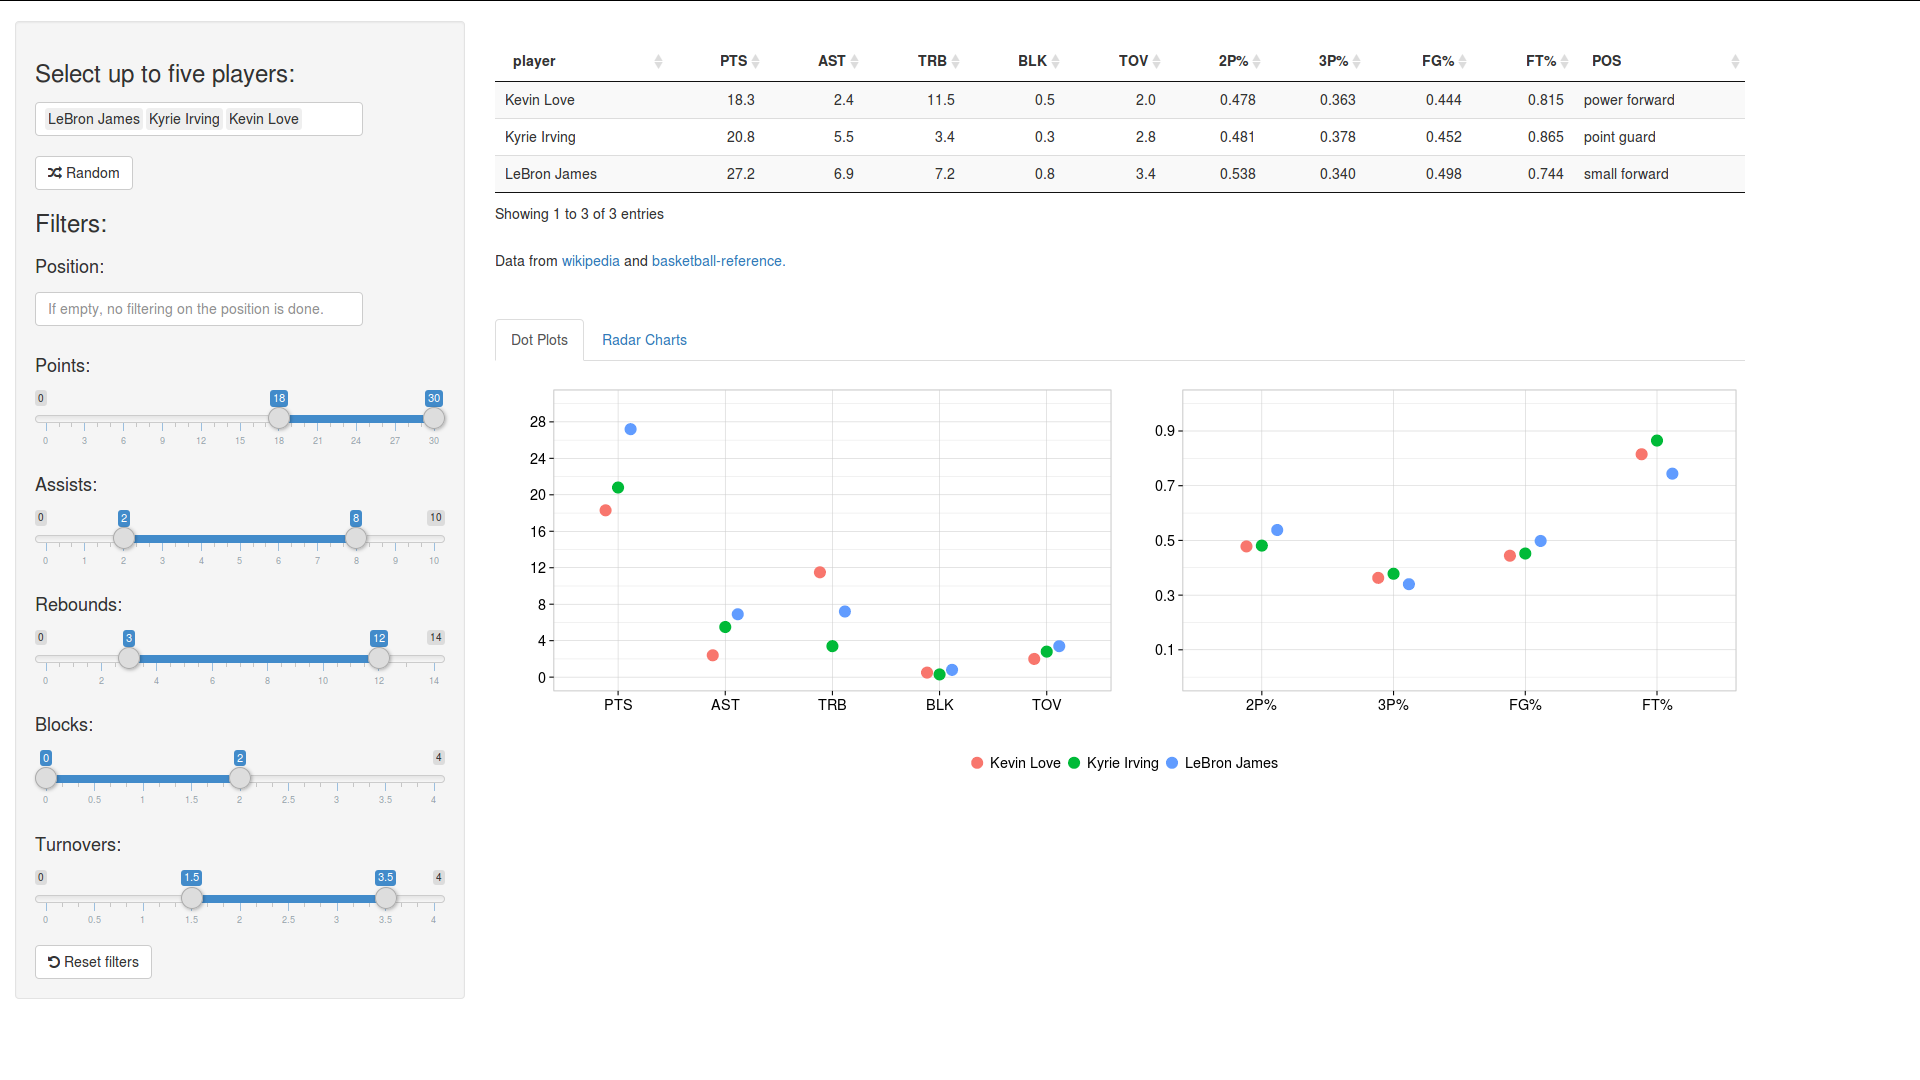

R code for this plot:
library("dplyr")
library("ggplot2")
library("gridExtra")
library("radarchart")
library("shiny")

# ----------

## Helpers.

# ggplot2 theme.
theme_simple <- function(base_size = 18, text_size = 20) {
  bg_color <- "#FFFFFF"
  bg_rect <- element_rect(fill = bg_color, color = bg_color)
  
  theme_bw(base_size = base_size) +
    theme(axis.title = element_text(size = text_size),
          plot.background = bg_rect,
          panel.background = bg_rect,
          panel.border = element_rect(fill = NA, color = "grey80"),
          legend.background = bg_rect,
          panel.grid.major = element_line(color = "grey80", size = 0.25),
          panel.grid.minor = element_line(color = "grey90", size = 0.25),
          legend.key.width = unit(1.5, "line"),
          legend.key = element_blank())
}

# Colors used by ggplot2.
ggplot_colors <- function(n) {
  hues = seq(15, 375, length = n + 1)
  hcl(h = hues, l = 65, c = 100)[1:n]
}

# ----------

## Load the dataset.
df <- read.csv("main_stats.csv",
               header = TRUE, stringsAsFactors = FALSE, sep = ",", 
               strip.white = TRUE, colClasses = c("position_5" = "factor"), 
               fileEncoding = "UTF-8")

# ----------

ui <- fluidPage(
  
  fluidRow(
    
    br(),
    
    column(3,
           
           wellPanel(
             
             shinyjs::useShinyjs(),  # Set up shinyjs.
             
             id = "well-panel",  # Give an id to the panel.
             
             selectizeInput("select_player",
                            label = h3("Select up to five players:"),
                            choices = df$player,
                            multiple = TRUE,
                            width = "80%",
                            options = list(maxItems = 5)),
             
             actionButton("random", "Random", 
                          icon = icon("random")),
             
             h3("Filters:"),
             
             selectizeInput("filter_position",
                            label = h4("Position:"),
                            choices = c("point guard", "shooting guard",
                                        "small forward", "power forward",
                                        "center"),
                            multiple = TRUE,
                            width = "80%",
                            options = list(placeholder = "If empty, no filtering on the position is done.")),
             
             sliderInput("filter_points",
                         label = h4("Points:"),
                         min = 0,
                         max = 30,
                         value = c(0, 30)),
             
             sliderInput("filter_assists",
                         label = h4("Assists:"),
                         min = 0,
                         max = 10,
                         value = c(0, 12)),
             
             sliderInput("filter_rebounds",
                         label = h4("Rebounds:"),
                         min = 0,
                         max = 14,
                         value = c(0, 14)),
             
             sliderInput("filter_blocks",
                         label = h4("Blocks:"),
                         min = 0,
                         max = 4,
                         step = 0.5,
                         value = c(0, 4)),
             
             sliderInput("filter_turnovers",
                         label = h4("Turnovers:"),
                         min = 0,
                         max = 4,
                         step = 0.5,
                         value = c(0, 4)),
             
             actionButton("reset_filters", "Reset filters",
                          icon = icon("undo"))
             )),
    
    column(8,
           
           br(),
           
           conditionalPanel(
             condition = "input.select_player",
             tagList(
               
               DT::dataTableOutput("table_stats"),
               
               br(),
               
               h5("Data from", 
                  a("wikipedia", href = "https://www.wikipedia.org/"), "and",
                  a("basketball-reference.", 
                    href = "http://www.basketball-reference.com/")),
               
               br(),
               
               br(),
               
               tabsetPanel(
                 
                 tabPanel("Dot Plots", 
                          
                          tagList(
                            
                            br(),
                            
                            plotOutput("dotplot")
                          )),
                 
                 tabPanel("Radar Charts", 
                          
                          tagList(
                            
                            br(),
                            
                            column(6, chartJSRadarOutput("radar_1")),
                            
                            column(6, chartJSRadarOutput("radar_2"))
                            )
                          )
                 )
               )
             )
           )
    )
  )

# ----------

server <- function(input, output, session) {
  
  observe({
    if (is.null(input$filter_position)) {
      pos <- levels(df$position_5)
    } else {
      pos <- input$filter_position
    }
    
    min_pts <- input$filter_points[1]
    max_pts <- input$filter_points[2]
    
    min_ast <- input$filter_assists[1]
    max_ast <- input$filter_assists[2]
    
    min_trb <- input$filter_rebounds[1]
    max_trb <- input$filter_rebounds[2]
    
    min_blk <- input$filter_blocks[1]
    max_blk <- input$filter_blocks[2]
    
    min_tov <- input$filter_turnovers[1]
    max_tov <- input$filter_turnovers[2]
    
    updateSelectizeInput(session, "select_player",
                         choices = df[(df$position_5 %in% pos) &
                                        (df$PTS >= min_pts &
                                           df$PTS <= max_pts) &
                                        (df$AST >= min_ast &
                                           df$AST <= max_ast) &
                                        (df$TRB >= min_trb &
                                           df$TRB <= max_trb) &
                                        (df$BLK >= min_blk &
                                           df$BLK <= max_blk) &
                                        (df$TOV >= min_tov &
                                           df$TOV <= max_tov),
                                      "player"])
  })
  
  observeEvent(input$random, {
    updateSelectizeInput(session, "select_player",
                         selected = sample(df$player, sample(1:5, 1)))
  })
  
  observeEvent(input$reset_filters, {
    shinyjs::reset("well-panel")
  })
  
  output$table_stats <- DT::renderDataTable({
    if (is.null(input$select_player)) {
      return(NULL)
    } else {
      DT::datatable(df[df$player %in% input$select_player, ],
                    options = list(paging = FALSE, searching = FALSE),
                    rownames = FALSE, colnames = c("POS" = "position_5",
                                                   "2P%" = "X2P_p",
                                                   "3P%" = "X3P_p",
                                                   "FG%" = "FG_p",
                                                   "FT%" = "FT_p"))
    }
  })
  
  output$dotplot <- renderPlot({
    if (is.null(input$select_player)) {
      return(NULL)
    } else {
      data_to_plot <- df %>%
        filter(player %in% input$select_player) %>%
        select(-position_5) %>%
        reshape2::melt(id.vars = "player")
      
      g1 <- data_to_plot %>%
        filter(variable %in% c("PTS", "AST", "TRB", "BLK", "TOV")) %>%
        ggplot(aes(x = variable, y = value, color = player)) +
        geom_point(size = 5, 
                   position = position_jitterdodge(jitter.width = 0,
                                                   dodge.width = 0.35)) +
        scale_y_continuous(breaks = seq(0, 30, by = 4),
                           limits = c(0, 30)) +
        xlab("") + 
        ylab("") +
        theme_simple() +
        theme(legend.title = element_blank(), legend.position = "bottom")
        
      
      g2 <- data_to_plot %>%
        filter(variable %in% c("X2P_p", "X3P_p", "FG_p", "FT_p")) %>%
        ggplot(aes(x = variable, y = value, color = player)) +
        geom_point(size = 5, 
                   position = position_jitterdodge(jitter.width = 0,
                                                   dodge.width = 0.35)) +
        scale_y_continuous(breaks = seq(0.1, 1, by = 0.2),
                           limits = c(0, 1)) +
        scale_x_discrete(breaks = c("X2P_p", "X3P_p", "FG_p", "FT_p"),
                         labels = c("2P%", "3P%", "FG%", "FT%")) +
        xlab("") + 
        ylab("") +
        theme_simple() +
        theme(legend.position = "none")

      g_legend <- function(a.gplot) {
        tmp <- ggplot_gtable(ggplot_build(a.gplot))
        leg <- which(sapply(tmp$grobs, function(x) x$name) == "guide-box")
        legend <- tmp$grobs[[leg]]
        return(legend)
        }
      
      grid.arrange(arrangeGrob(g1 + theme(legend.position = "none"), 
                               g2, nrow = 1), 
                   g_legend(g1), nrow = 2, heights = c(10, 1))
    }
  })
  
  df_radar <- reactive({
    if (is.null(input$select_player)) {
      return(NULL)
    } else {
      df %>%
        filter(player %in% input$select_player) %>%
        select(-position_5) %>%
        reshape2::melt(id.vars = "player", 
                       variable.name = "Label", value.name = "Score") %>%
        tidyr::spread(key = player, value = Score)
    }
  })
  
  cols <- reactive({
    if (is.null(input$select_player)) {
      return(NULL)
    } else {
      col2rgb(ggplot_colors(n = length(input$select_player)))
    }
  })

  output$radar_1 <- renderChartJSRadar({
    if (is.null(input$select_player)) {
      return(NULL)
    } else {
      chartJSRadar(scores = df_radar() %>%
                     filter(Label %in% c("PTS", "AST", "TRB", "BLK", "TOV")) %>%
                     select(order(names(.)), -Label), 
                   labs = c("PTS", "AST", "TRB", "BLK", "TOV"), 
                   showToolTipLabel = TRUE, colMatrix = cols())
    }
  })
  
  output$radar_2 <- renderChartJSRadar({
    if (is.null(input$select_player)) {
      return(NULL)
    } else {
    chartJSRadar(scores = df_radar() %>%
                   filter(Label %in% c("X2P_p", "X3P_p", "FG_p", "FT_p")) %>%
                   select(order(names(.)), -Label), 
                 labs = c("2P%", "3P%", "FG%", "FT%"),
                 showToolTipLabel = TRUE, colMatrix = cols(), maxScale = 1,
                 scaleStartValue = 0, scaleStepWidth = 0.25)
      }
    })
}

shinyApp(ui = ui, server = server)
